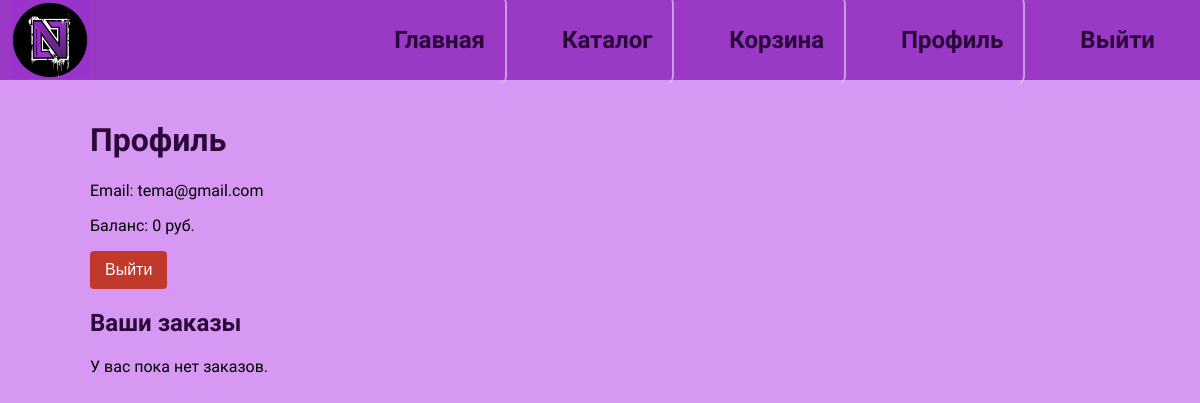
/profile (signed in), run on an earlier commit of the app's database.
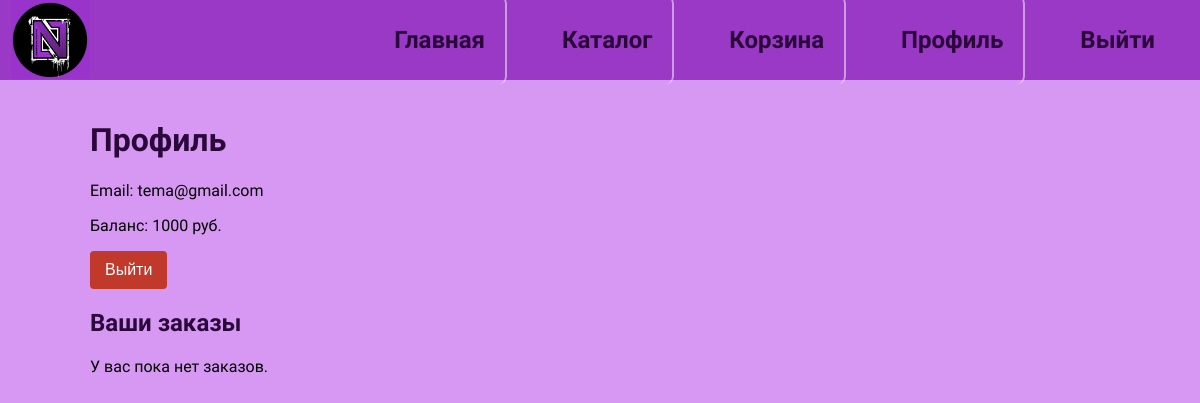
And on a later commit of the database.
### app/models.py (models this page shows, shortened)
class User(db.Model, UserMixin):
    __tablename__ = 'users'
    id = db.Column(db.Integer, primary_key=True, autoincrement=True, unique=True)
    balance = db.Column(db.Integer, nullable=False, default=0)
    email = db.Column(db.String(255), nullable=False, unique=True)
    password = db.Column(db.String(255), nullable=False)

### app/routes/login.py (the view, shortened to what this page needs)
@bp.route('/profile')
@login_required
def profile():
    orders = Order.query.filter_by(user_id=current_user.id).all()
    orders_with_details = []
    return render_template('profile.html',
                           user=current_user,
                           orders_with_details=orders_with_details
                           )

### app/__init__.py (called while the page is built)
def create_app():
    app = Flask(__name__)
    app.config['SQLALCHEMY_DATABASE_URI'] = 'sqlite:///app.db'
    app.config['SECRET_KEY'] = os.environ.get('SECRET_KEY', 'secret-key')
    app.config['SWAGGER'] = {
        'title': 'Sticker Site API',
        'uiversion': 3
    }
    app.config['SESSION_TYPE'] = 'filesystem'
    db.init_app(app)
    migrate.init_app(app, db)
    login_manager.init_app(app)
    login_manager.login_view = 'log.login'
    Swagger(app)
    from .routes import dashboard, seed, site, login
    app.register_blueprint(seed.bp)
    app.register_blueprint(dashboard.bp)
    app.register_blueprint(site.bp)
    app.register_blueprint(login.bp)
    from app.models import User
    @login_manager.user_loader
    def load_user(user_id):
        return User.query.get(int(user_id))
    return app

### app/templates/profile.html
{% extends "base.html" %}
{% block content %}
        <h1>Профиль</h1>
        <p>Email: {{ user.email }}</p>
        <p>Баланс: {{ user.balance }} руб.</p>
        <form action="{{ url_for('log.logout') }}">
            <button type="submit" class="btn btn-danger">Выйти</button>
        </form>
        <h2>Ваши заказы</h2>
        {% if orders_with_details %}
            <table class="orders-table">
                <thead>
                    <tr>
                        <th>Сумма</th>
                        <th>Адрес</th>
                        <th>Дата</th>
                        <th>Товары</th>
                    </tr>
                </thead>
                <tbody>
                    {% for order in orders_with_details %}
                        <tr>
                            <td>{{ order.total_amount }} руб.</td>
                            <td>{{ order.address }}</td>
                            <td>{{ order.created_at }}</td>
                            <td>
                                <ul>
                                    {% for item in order.products %}
                                        <li>
                                            <img src="{{ url_for('static', filename=item.img) }}" alt="{{ item.name }}" class="order-img">
                                            {{ item.name }} ({{ item.quantity }} шт.)
                                        </li>
                                    {% endfor %}
                                </ul>
                            </td>
                        </tr>
                    {% endfor %}
                </tbody>
            </table>
        {% else %}
            <p>У вас пока нет заказов.</p>
        {% endif %}
{% endblock %}

### app/templates/base.html (shortened to what this page needs)
<!DOCTYPE html>
<html lang="en">
    <head>
        <link rel="stylesheet" type="text/css" href="{{ url_for('static', filename='styles.css') }}">
    </head>
    <body>
    <header>
        <div class="logo">
            <img src="{{ url_for('static', filename='imgs/logo.gif') }}" alt="логотип" height="80px" width="80px">
            <nav>
                <a href="{{ url_for('site.main_page') }}"><h2>Главная</h2></a>
                <a id="catalog-link" onmouseover="showMenu()" onmouseout="scheduleHideMenu()"><h2>Каталог</h2></a>
                {% if current_user.is_authenticated %}
                    <a href="{{ url_for('site.cart') }}"><h2>Корзина</h2></a>
                    <a href="{{ url_for('log.profile') }}"><h2>Профиль</h2></a>
                    <a href="{{ url_for('log.logout') }}"><h2>Выйти</h2></a>
                {% else %}
                    <a href="{{ url_for('log.login') }}"><h2>Войти</h2></a>
                {% endif %}
            </nav>
        </div>
    </header>
    <main>
        {% block content %}{% endblock %}
    </main>
    </body>
</html>

### app/static/styles.css (style rules this page uses)
body { font-family: 'Comfortaa', Arial, sans-serif; margin: 0; padding: 0; background-color: #d698f2; height: 500%; width: 100%; }
h1, h2, h3, h4, h5, h6 { font-family: 'Comfortaa', Arial, sans-serif; color: #2a0839; }
.logo { background: #9a39c6; height: 80px; width: 100%; padding: 0; margin: 0; position: fixed; display: flex; align-items: center; z-index: 1000; }
.logo img { margin-left: 10px; }
nav { margin-left: auto; margin-right: 20px; display: flex; align-items: center; gap: 20px; }
nav a { color: #2a0839; text-decoration: none; margin: 0 10px; cursor: pointer; position: relative; padding: 10px 15px; border-radius: 8px; transition: background 0.3s ease; }
nav a:not(:last-child) { border-right: 2px solid rgba(255, 255, 255, 0.5); padding-right: 20px; }
main { padding-top: 100px; padding-bottom: 20px; width: 85%; margin: 0 auto; }
.btn { display: inline-block; padding: 10px 15px; font-size: 16px; color: white; background-color: #9a39c6; border: none; border-radius: 4px; cursor: pointer; text-decoration: none; }
.btn-danger { background-color: #c0392b; }

What changed in the data, as far as the page shows it:
changed User "tema@gmail.com": balance "0" → "1000"
